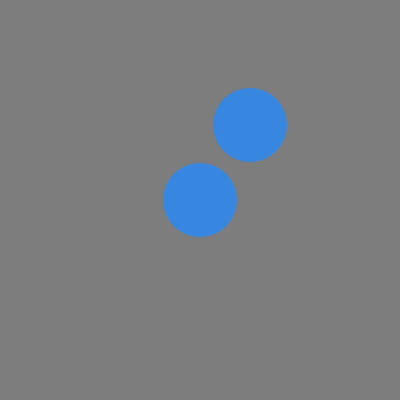
Frame 1 (no input)
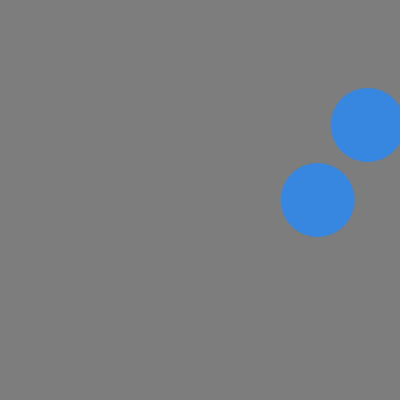
Frame 60 (no input)
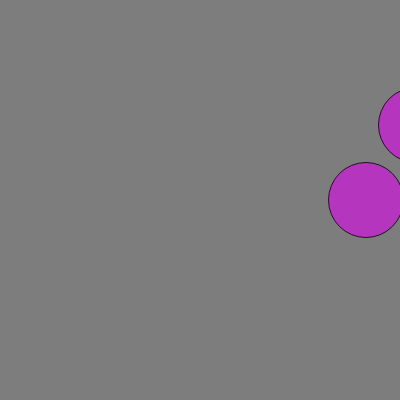
Frame 120 (the mouse pressed at the canvas centre since frame 60)

The p5.js sketch that drew these frames (run headless with seeded random() and noise() and a simulated clock; from frame 60 on, the mouse is pressed at the canvas centre):

// p5.js sketch
// ── sketch.js
/* 
pairCodeReview_Lisa
Driver Eli
Typer Lisa J
Hi, I was the typer for this pair programming excercise. 
I believe this program was meant to draw 2 circles 
that appears to have  back and forth animation. 
Once the circles touch the edge of the canvas borders, it changes to a random color.
*/

var circX = 200; // starting point
var circY = 200;
var circStroke = 125;
var circR = 55;
var circG = 135;
var circB = 225;
var circSize = 75;
var canvBG;
canvBG = 125, 55, 255;
var speed = 2;



function setup() {
  createCanvas(400, 400);
}


function draw() {
  background(canvBG); //made bg
  stroke(circStroke); //circle thickness
  fill(circR, circG, circB); //circle color
  stroke(circStroke); // circle border color
  ellipse(circX, circY, circSize, circSize); //this makes a circle
  ellipse(circX + 50, circY - 75, circSize, circSize); // by adding +  50 and -75, the position of the ellipse is offset against the other.
  fill(circR, circG, circB, 135);

  circX = circX + speed; //gives appearance of animation by drawing circle 
  if (circX > width || circX < 0) {
    /* the circles don't change color until the circle on the 
    right touches the edge of the canvas. A bouncing motion can be achieved by changing it 
    to circX<= width || circX =0*/
    speed = speed * -1; //reversed direction bc negative number on x axis
    circStroke = circStroke - 100;
    circR = random(255); //added this first & thought it would change the whole color
    circG = random(255);
    circB = random(255);
    //  ellipse(circStroke);            
  } // in this case, the y position is only reversed if it is less than 0. 
}
